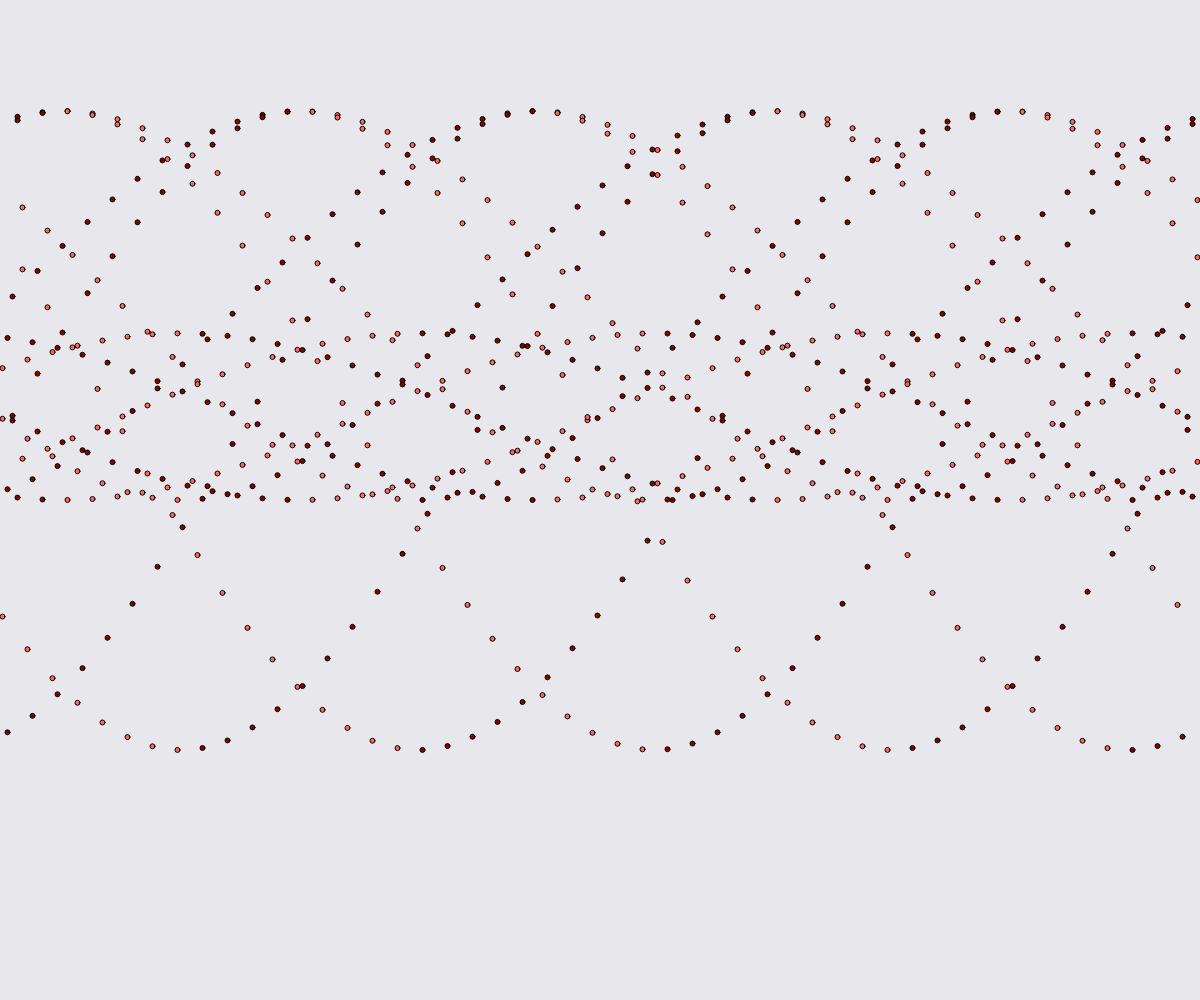
Frame 1 (no input)
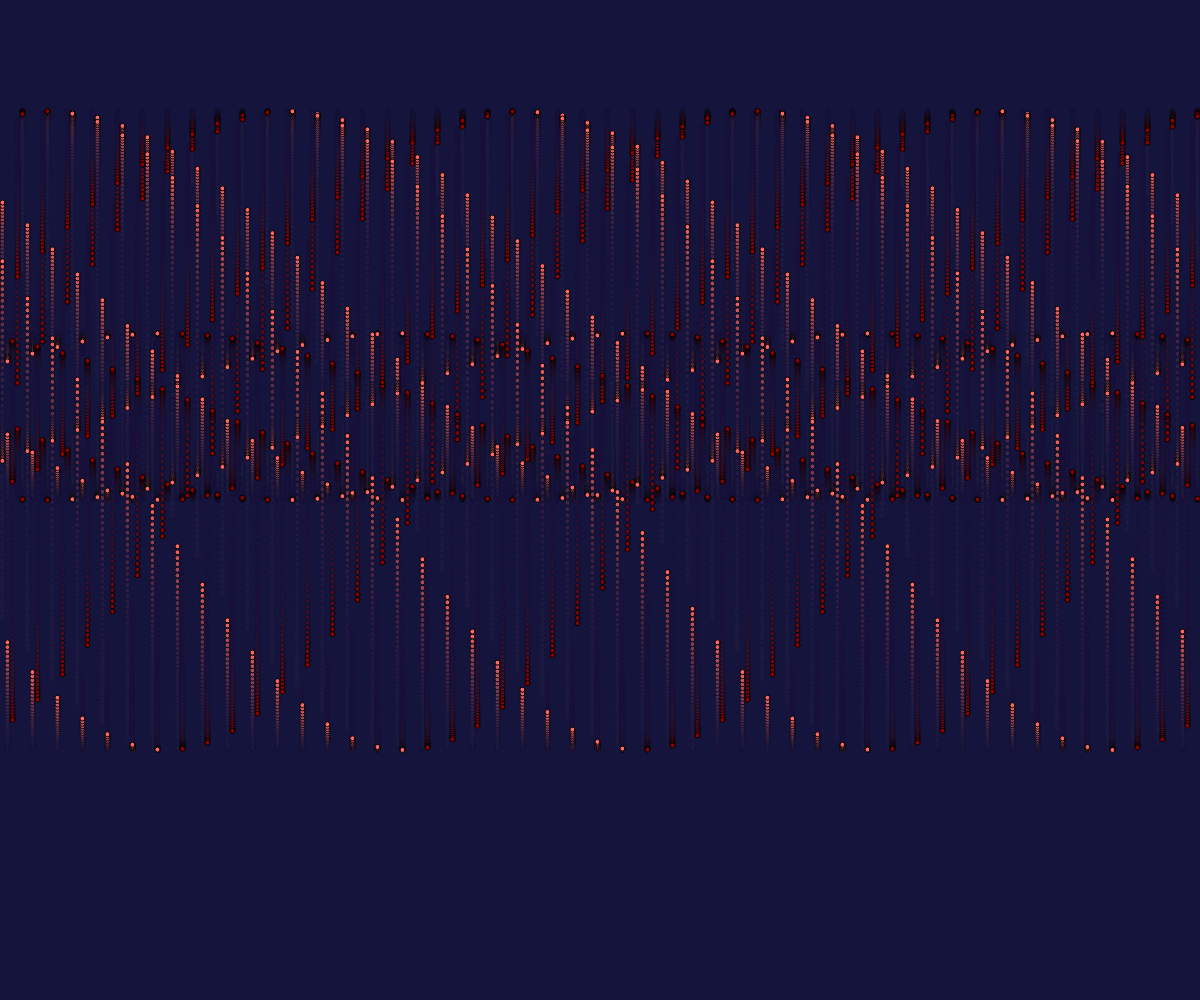
Frame 60 (no input)
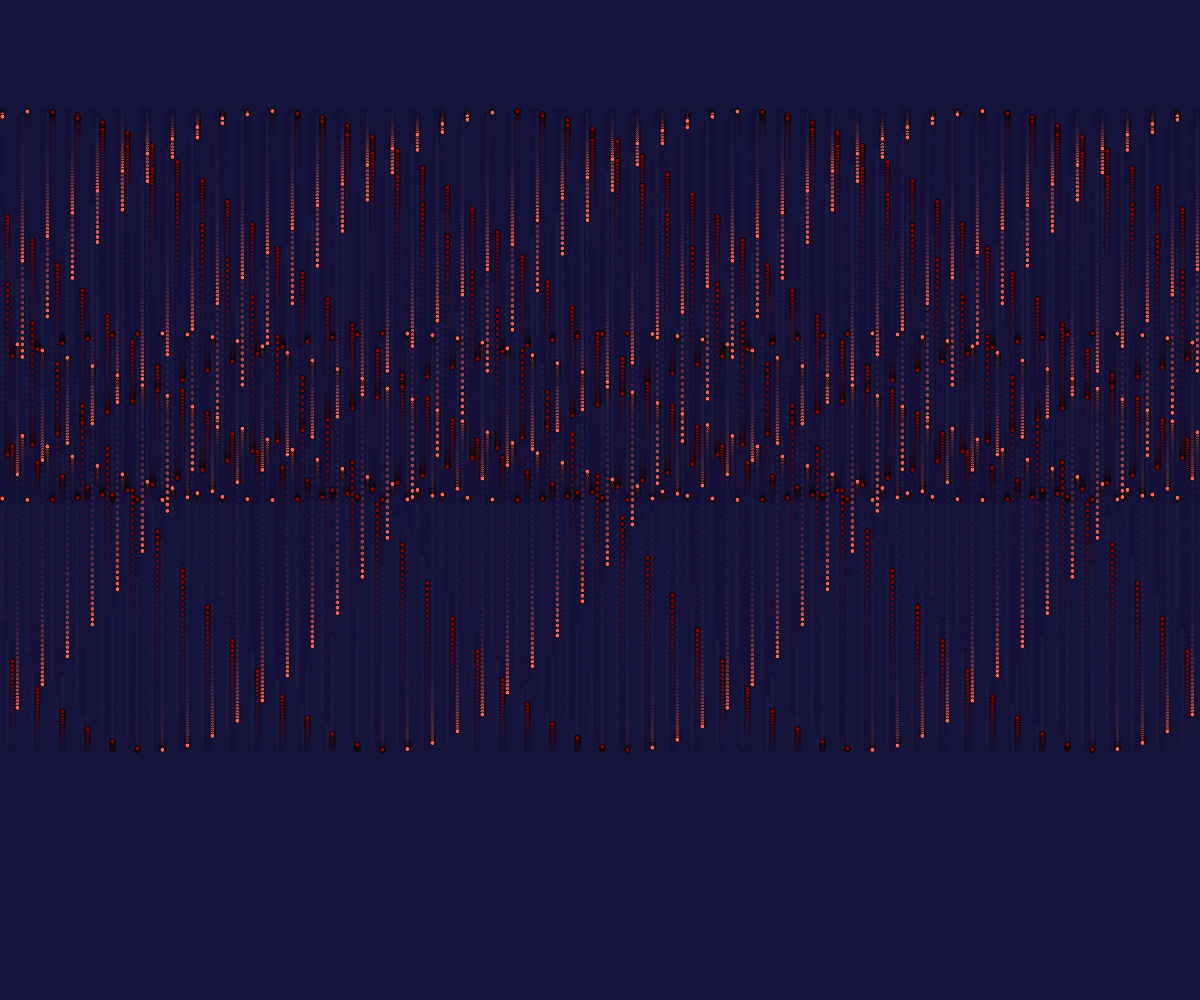
Frame 120 (the mouse pressed at the canvas centre since frame 60)

The p5.js sketch that drew these frames (run headless with seeded random() and noise() and a simulated clock; from frame 60 on, the mouse is pressed at the canvas centre):

// p5.js sketch
// ── sketch.js
let mode = 0; // 0 = first loop, 1 = second loop

function setup() {
  let c = createCanvas(windowWidth, windowHeight);
  c.position(0, 0);
  c.style('z-index', '-1');
}

function draw() {
  background(25, 25, 67, 25 ); // fixed to valid RGB

  let stepSize = 5;
  let speed = 0.02;
  if (mode === 0) {
    // ----- version 1 -----
    for (let x = stepSize / 2; x < width; x += stepSize) {
      let angle = frameCount * speed + x;
      let y = map(sin(angle), -1, 1, height / 9, (2 * height) / 4);

      if (cos(angle) > 0) {
        fill(139, 0, 0); // dark red = going up
      } else {
        fill(255, 102, 102); // light red = going down
      }
      ellipse(x, y, stepSize);
    }
  } else {
    // ----- version 2 -----
    for (let x = stepSize / 2; x < width; x += stepSize) {
      let angle = frameCount * speed + x;

      // your original had map(sin(angle), 1, 1, ...) which is invalid
      // if you want inverted motion, use -sin(angle):
      let y = map(-sin(angle), 1, -1, height / 9, (2 * height) / 4);

      if (cos(angle) > 0) {
        fill(255, 102, 102); // light red = going up
      } else {
        fill(139, 0, 0); // dark red = going down
      }
      ellipse(x, y, stepSize);
    }
  }

   if (mode === 0) {
    // ----- version 1 -----
    for (let x = stepSize / 2; x < width; x += stepSize) {
      let angle = frameCount * speed + x;
      let y = map(sin(angle), 1, -1, height / 3, (2 * height) / 4);

      if (cos(angle) > 0) {
        fill(139, 0, 0); // dark red = going up
      } else {
        fill(255, 102, 102); // light red = going down
      }
      ellipse(x, y, stepSize);
    }
  } else {
    // ----- version 2 -----
    for (let x = stepSize / 2; x < width; x += stepSize) {
      let angle = frameCount * speed + x;

      // your original had map(sin(angle), 1, 1, ...) which is invalid
      // if you want inverted motion, use -sin(angle):
      let y = map(-sin(angle), -1, 1, height / 3, (2 * height) / 4);

      if (cos(angle) > 0) {
        fill(255, 102, 102); // light red = going up
      } else {
        fill(139, 0, 0); // dark red = going down
      }
      ellipse(x, y, stepSize);
    }
  }

     if (mode === 0) {
    // ----- version 1 -----
    for (let x = stepSize / 2; x < width; x += stepSize) {
      let angle = frameCount * speed + x;
      let y = map(sin(angle),- 1, 1, height / 9, (3 * height) / 4);

      if (cos(angle) > 0) {
        fill(139, 0, 0); // dark red = going up
      } else {
        fill(255, 102, 102); // light red = going down
      }
      ellipse(x, y, stepSize);
    }
  } else {
    // ----- version 2 -----
    for (let x = stepSize / 2; x < width; x += stepSize) {
      let angle = frameCount * speed + x;

      // your original had map(sin(angle), 1, 1, ...) which is invalid
      // if you want inverted motion, use -sin(angle):
      let y = map(-sin(angle), 1, -1, height / 9, (3 * height) / 4);

      if (cos(angle) > 0) {
        fill(255, 102, 102); // light red = going up
      } else {
        fill(139, 0, 0); // dark red = going down
      }
      ellipse(x, y, stepSize);
    }
  }
}

function mousePressed() {
  // toggle between 0 and 1
  mode = (mode + 1) % 2;
}

function windowResized() {
  resizeCanvas(windowWidth, windowHeight);
}
